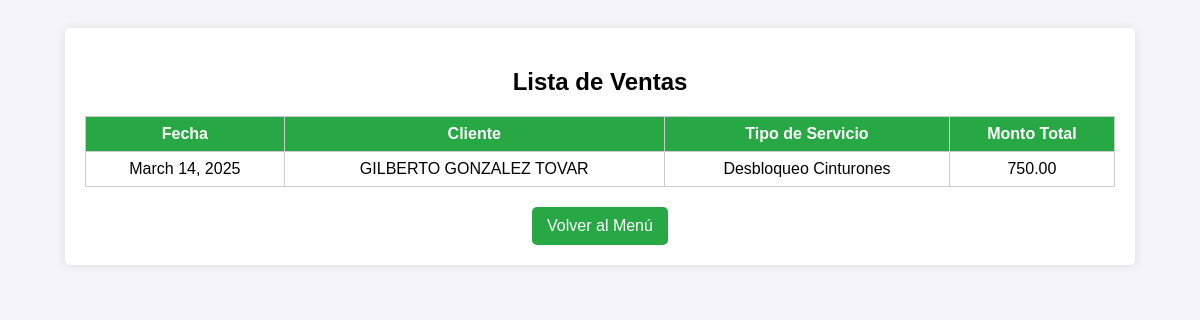
The app's page /crm/ventas/, older data.
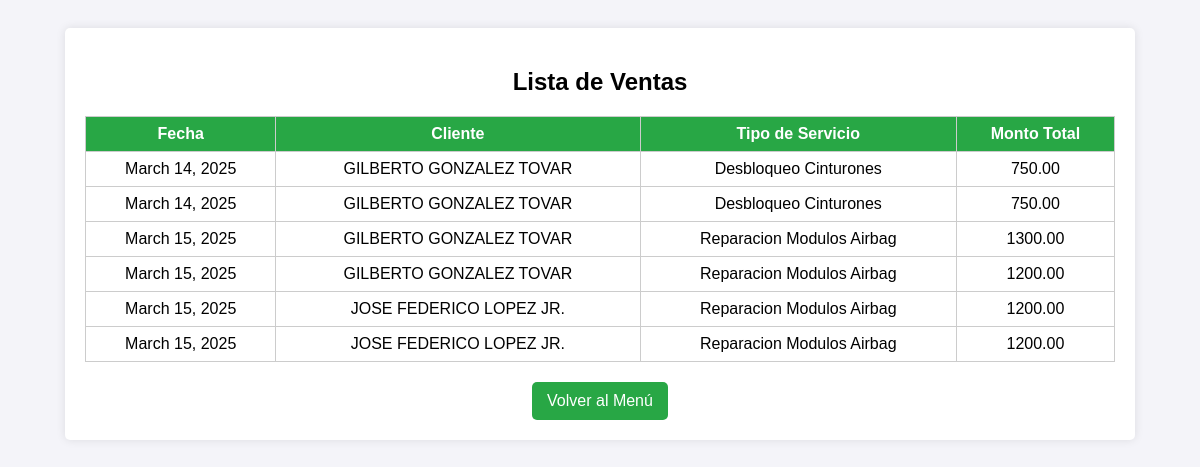
The same page, newer data.
### crm/models.py (models this page shows, shortened)
class Servicio(models.Model):
    cliente = models.ForeignKey(Cliente, on_delete=models.CASCADE)
    vehiculo = models.ForeignKey(Vehiculo, on_delete=models.CASCADE, null=True, blank=True)  # Opcional
    fecha_servicio = models.DateField(default=date.today)
    tipo_servicio = models.ForeignKey(CatalogoServicio, on_delete=models.CASCADE)
    precio_final = models.DecimalField(max_digits=10, decimal_places=2, validators=[MinValueValidator(0.01)])

class Cliente(models.Model):
    nombre = models.CharField(max_length=100)
    apellido = models.CharField(max_length=100)
    telefono = models.CharField(
        max_length=12,
        validators=[RegexValidator(r'^\d{3}-\d{3}-\d{4}$', message="Formato de teléfono inválido (XXX-XXX-XXXX).")]
    )
    email = models.EmailField(blank = True, null = True)
    def __str__(self):
        return f"{self.nombre} {self.apellido}"

class CatalogoServicio(models.Model):
    nombre_servicio = models.CharField(max_length=100, unique=True)
    precio_base = models.DecimalField(max_digits=10, decimal_places=2, validators=[MinValueValidator(0.01)])
    def __str__(self):
        return self.nombre_servicio

### crm/views.py (the view)
# urls.py: path('ventas/', views.listar_ventas, name='listar_ventas'),
def listar_ventas(request):
    ventas = Servicio.objects.all()
    return render(request, 'crm/listar_ventas.html', {'ventas': ventas })

### crm/templates/crm/listar_ventas.html (shortened to what this page needs)
<!DOCTYPE html>
<html lang="es">
<head>
</head>
<body>
    <div class="container">
        <h2>Lista de Ventas</h2>
        <table>
            <tr>
                <th>Fecha</th>
                <th>Cliente</th>
                <th>Tipo de Servicio</th>
                <th>Monto Total</th>
            </tr>
            {% for venta in ventas %}
            <tr>
                <td>{{ venta.fecha_servicio }}</td>
                <td>{{ venta.cliente }}</td>
                <td>{{ venta.tipo_servicio }}</td>
                <td>{{ venta.precio_final }}</td>
            </tr>
            {% endfor %}
        </table>
        <a href="{% url 'menu_principal' %}">Volver al Menú</a>
    </div>
</body>
</html>

Row changes from the older to the newer data that the page shows:
added Servicio: fecha_servicio "March 14, 2025", cliente "GILBERTO GONZALEZ TOVAR", tipo_servicio "Desbloqueo Cinturones", precio_final "750.00"
added Servicio: fecha_servicio "March 15, 2025", cliente "GILBERTO GONZALEZ TOVAR", tipo_servicio "Reparacion Modulos Airbag", precio_final "1300.00"
added Servicio: fecha_servicio "March 15, 2025", cliente "GILBERTO GONZALEZ TOVAR", tipo_servicio "Reparacion Modulos Airbag", precio_final "1200.00"
added Servicio: fecha_servicio "March 15, 2025", cliente "JOSE FEDERICO LOPEZ JR.", tipo_servicio "Reparacion Modulos Airbag", precio_final "1200.00"
added Servicio: fecha_servicio "March 15, 2025", cliente "JOSE FEDERICO LOPEZ JR.", tipo_servicio "Reparacion Modulos Airbag", precio_final "1200.00"
